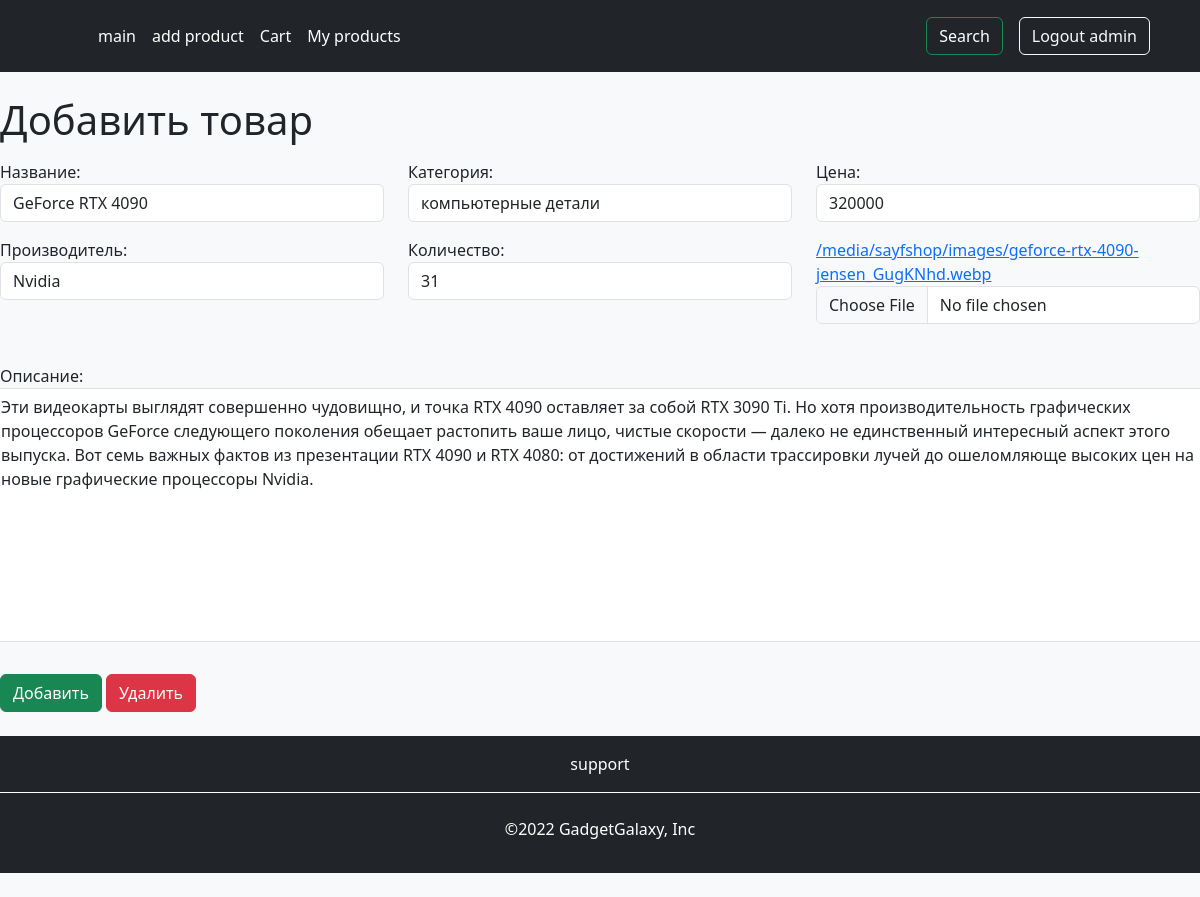
/change/25 (signed in), run on the app's committed database.
### SayfShop/models.py (models this page shows, shortened)
class Product(models.Model):
    name = models.CharField(max_length=50)
    discription = models.TextField()
    category = models.CharField(max_length=30 ,choices=CATEGORIS2,default=CATEGORIS2[0][0])
    price = models.PositiveIntegerField()
    manufacturer = models.CharField(max_length=50)
    img = models.ImageField(upload_to='sayfshop/images' ,null=True)
    count = models.PositiveIntegerField()
    createdDate = models.DateTimeField(auto_now_add=True)
    user = models.ForeignKey(User, on_delete=models.CASCADE,null=True, blank=True)

### SayfShop/views.py (the view, shortened to what this page needs)
# urls.py: path('change/<int:product_id>', views.change, name='ChangeProduct'),
@login_required
def change(request,product_id):
    product = get_object_or_404(Product,pk=product_id,user=request.user)
    if request.method == 'GET':
        form =ProductForm(instance=product)
        return render(request,'changeproduct.html',{'product':product ,'categorys':CATEGORIS ,'form':form})

### SayfShop/forms.py
class ProductForm(ModelForm):
    class Meta:
        model = Product
        fields = ['name','discription','category','price','manufacturer','count','img']

### SayfShop/templates/changeproduct.html (shortened to what this page needs)
{% extends 'base.html' %}
{% block content %}
<h1>Добавить товар</h1>
    <form action="{% url 'ChangeProduct' product.pk %}" method="post" enctype="multipart/form-data">{% csrf_token %}
<div class="row">
    <div class="col-sm">
          <p>
    <label for="id_name">Название:</label>
    <input type="text" name="name" maxlength="50" required id="id_name" class="form-control"value="{{ product.name }}">
  </p>
    </div>
    <div class="col-sm">
      <p>
    <label for="id_category">Категория:</label>
    <select name="category" id="id_category" class="form-control">
        {% for category in categorys %}
            <option value="{{ category }}" {% if product.category == category %}selected{% endif %}>{{ category }}</option>
        {% endfor %}
    </select>
  </p>
    </div>
    <div class="col-sm">
     <p>
    <label for="id_price">Цена:</label>
    <input type="number" name="price" min="0" required id="id_price" class="form-control" value="{{ product.price }}">
  </p>
    </div>
</div>
<div class="row">
    <div class="col-sm">
          <p>
    <label for="id_manufacturer">Производитель:</label>
    <input type="text" name="manufacturer" maxlength="50" required id="id_manufacturer" class="form-control"value="{{ product.manufacturer }}">
  </p>
    </div>
    <div class="col-sm">
          <p>
    <label for="id_count">Количество:</label>
    <input type="number" name="count" min="0" required id="id_count" class="form-control"value="{{ product.count }}">
  </p>
    </div>
    <div class="col-sm">
   <p>
         <a href="{{product.img.url}}">{{ product.img.url }}</a><br>
      <input type="file" name="img" accept="image/*" id="id_img" class="form-control"><br>
    </div>
    <label for="id_discription">Описание:</label>
    <textarea name="discription" cols="40" rows="10" required id="id_discription" class="form-control">{{ product.discription }}
</textarea>
</div>
        <input type="submit" value="Добавить" class="btn btn-success">
        <button form="delete" type="submit"  class="btn btn-danger">Удалить</button>
    </form>
{% endblock %}

### SayfShop/templates/base.html (shortened to what this page needs)
<link href="https://cdn.jsdelivr.net/npm/bootstrap@5.3.2/dist/css/bootstrap.min.css" rel="stylesheet">
{% load static %}
<body class="bg-light">
<header class="p-3 bg-dark text-white">
    <div class="container">
      <div class="d-flex flex-wrap align-items-center justify-content-center justify-content-lg-start">
        <a href="/" class="d-flex align-items-center mb-2 mb-lg-0 text-white text-decoration-none">
          <svg class="bi me-2" width="40" height="32" role="img" aria-label="Bootstrap"><use xlink:href="#bootstrap"></use></svg>
        </a>
        <ul class="nav col-12 col-lg-auto me-lg-auto mb-2 justify-content-center mb-md-0">
          <li><a href="{% url 'home' %}" class="nav-link px-2 text-white">main</a></li>
          <li><a href="{% url 'createProduct' %}" class="nav-link px-2 text-white">add product</a></li>
          <li><a href="{% url 'basket' %}" class="nav-link px-2 text-white">Cart</a></li>
          <li><a href="{% url 'myProducts' %}" class="nav-link px-2 text-white">My products</a></li>
        </ul>
         <button class="btn btn-success bg-dark" onclick="openForm()" id="shower" style="margin-right:1em ">Search</button>
        {% if user.is_authenticated %}
            <div class="text-end">
                <a href="{% url 'logout' %}" class="btn btn-outline-light me-2">Logout {{ user.username }}</a>
            </div>
            {% else %}
            <div class="text-end">
                <a href="{% url 'login' %}" class="btn btn-outline-light me-2">Login</a>
                <a href="{% url 'signup' %}" class="btn btn-outline-light me-2">Sign up</a>
            </div>
        {% endif %}
      </div>
    </div>
  </header>
<br>
{% block content %}
{% endblock %}
<footer class="py-3 my-4 bg-dark ">
    <a href="#" style=" border-bottom:1px white solid;padding-bottom: 1em"  class="nav-link px-2 text-white text-center">support</a>
    <br><p class="text-center text-white">©2022 GadgetGalaxy, Inc</p>
  </footer>
</body>

### data on the page
Product: category "компьютерные детали", price "320000", img "/media/sayfshop/images/geforce-rtx-4090-jensen_GugKNhd.webp", discription "Эти видеокарты выглядят совершенно чудовищно, и точка RTX 4090 оставляет за собой RTX 3090 Ti. Но хотя производительность графических процессоров GeForce следующего поколения обещает растопить ваше лицо, чистые скорости — далеко не единственный интересный аспект этого выпуска. Вот семь важных фактов из презентации RTX 4090 и RTX 4080: от достижений в области трассировки лучей до ошеломляюще высоких цен на новые графические процессоры Nvidia."

### other printed values
{{ user.username }} "admin"
